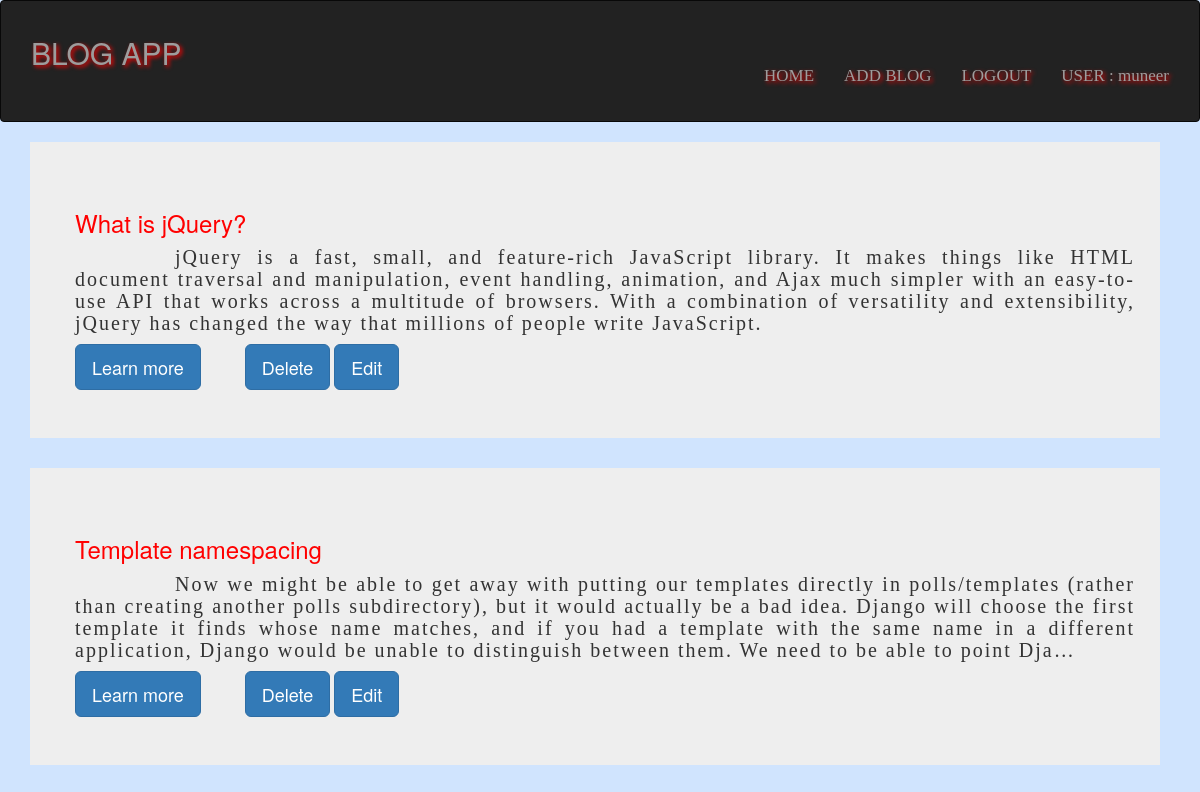
The app's page /blog_app/ (signed in) with its own data.
### blog_app/models.py (models this page shows, shortened)
class Blog(models.Model):
	title=models.CharField(max_length=128,unique=True)
	story=models.TextField()
	slug = models.SlugField(unique=True)

### blog_app/views.py (the view)
def index(request):
    try:
        blog_data=Blog.objects.all()[::-1]
    except Blog.DoesNotExist:
        pass
    return render(request,"blog_app/index.html",{'blog_data':blog_data})

### templates/blog_app/index.html
{% extends 'blog_app/base.html' %}
{% load staticfiles %}
{% block body_block %}
        {% if blog_data %}
        {% for data in blog_data %}
        <div class="jumbotron">
        <div class="container" style="background-repeat: repeat-x;">
        <a href="/blog_app/read_more/{{ data.slug }}"><h3>{{ data.title }}</h3></a>
        <h5 id="{{ data.slug }}">{{ data.story|truncatechars:400 }}</h5>
        <a id="margin" class="btn btn-primary btn-lg" href="/blog_app/read_more/{{ data.slug }}" role="button" >Learn more</a>
		{% if user.is_authenticated %}
		    <td><a href='/blog_app/delete_post/{{ data.id }}' class="btn btn-primary btn-lg" role="button" /> Delete</a></td>
            <td><a href='/blog_app/blog_edit/{{ data.slug }}' class="btn btn-primary btn-lg" role="button" /> Edit</a></td>
		{% endif %}
    	</div></div>
        {% endfor %}
        {% else %}
        <p>no blogs</p>
        {% endif %}
{% endblock %}

### templates/blog_app/base.html (shortened to what this page needs)
<!DOCTYPE html>
{% load static %}
<html>
    <head lang="en">
        <link rel="stylesheet" href="{% static "css/bootstrap.css" %}" />
        <link rel="stylesheet" href="{% static "css/my_css.css" %}" />
    </head>
    <body>
        <nav class="navbar navbar-inverse">
		<div class="container-fluid">
		<div class="collapse navbar-collapse" id="bs-example-navbar-collapse-1">
     <div id="p_name">
      <a  class="navbar-brand" href="#"><h2>BLOG APP</h2></a>
      </div>
    </div>
    <div class="collapse navbar-collapse" id="bs-example-navbar-collapse-1">
      <ul class="nav navbar-nav navbar-right">
       <li><a href="/blog_app/" id="move">HOME</a><br /></li>
		    {% if user.is_authenticated %}
		    	<li><a href="/blog_app/add_blog/" id="move">ADD BLOG</a><br /></li>
				<li><a href="/blog_app/logout/" id="move">LOGOUT</a><br /></li>
			{% else %}
				<li><a href="/blog_app/register/" id="move">REGISTER HERE</a><br /></li>
				<li><a href="/blog_app/login/" id="move">LOGIN</a><br /></li>
			{% endif %}
			{% if user.is_authenticated %}
				<li><a href="#" id="move">USER : {{ user.username }}</a></li>
			{% else %}
				<li><a href="#" id="move">BLOG APP</a></li>
			{% endif %}
      </ul>
    </div>
  </div>
</nav><div id="margin">
        {% block body_block %}{% endblock %}
    </div>
    </body>
</html

### static/css/my_css.css (style rules this page uses)
body { background-color: #d0e4fe; }
#margin { margin-left: 30px; margin-right: 40px; }
#move { font-size: 17px; font-family: "Times New Roman"; text-shadow: 2px 2px 4px red; }
p,h5 { font-family: "Times New Roman"; text-indent: 100px; text-align: justify; letter-spacing: 2px; font-size: 20px; margin-left: 30px; margin-right: 40px; }
h3 { color: red; }
h4,h3,h5 { margin-left: 30px; margin-right: 10px; }
#p_name { margin: auto; size:12px; color: white; text-shadow: 2px 2px 4px red; -webkit-animation: mymove 4s infinite; animation: mymove 4s infinite; }

### records on screen
Blog: title "What is jQuery?", story "jQuery is a fast, small, and feature-rich JavaScript library. It makes things like HTML document traversal and manipulation, event handling, animation, and Ajax much simpler with an easy-to-use API that works across a multitude of browsers. With a combination of versatility and extensibility, jQuery has changed the way that millions of people write JavaScript."
Blog: title "Template namespacing", story "Now we might be able to get away with putting our templates directly in polls/templates (rather than creating another polls subdirectory), but it would actually be a bad idea. Django will choose the first template it finds whose name matches, and if you had a template with the same name in a different application, Django would be unable to distinguish between them. We need to be able to point Dja…"

### other values on screen
{{ user.username }} "muneer"
